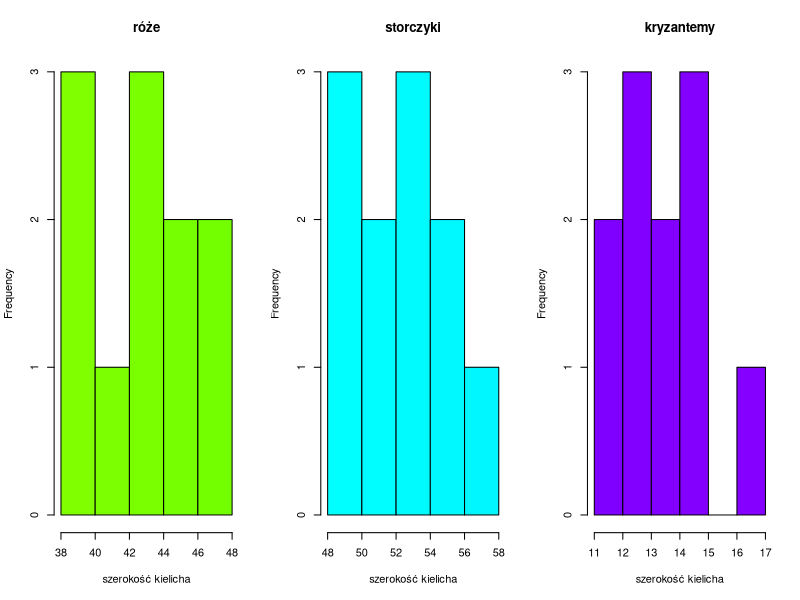
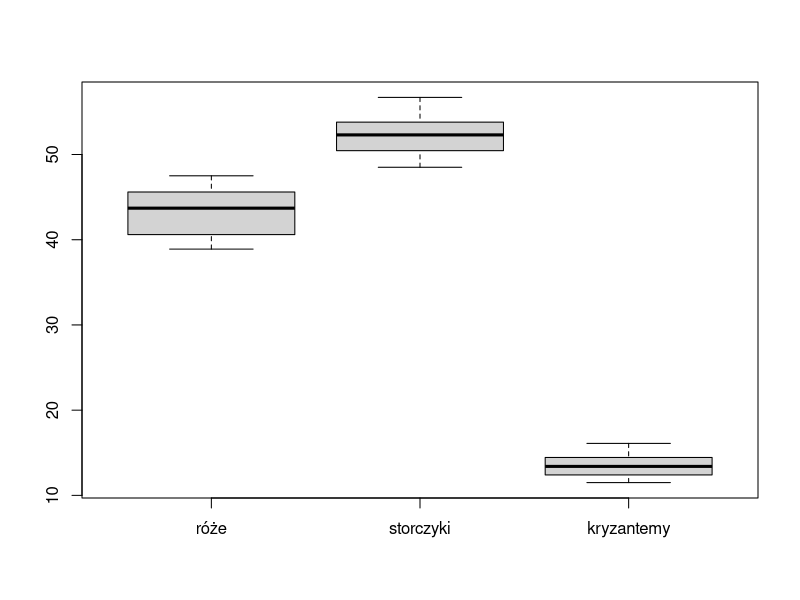
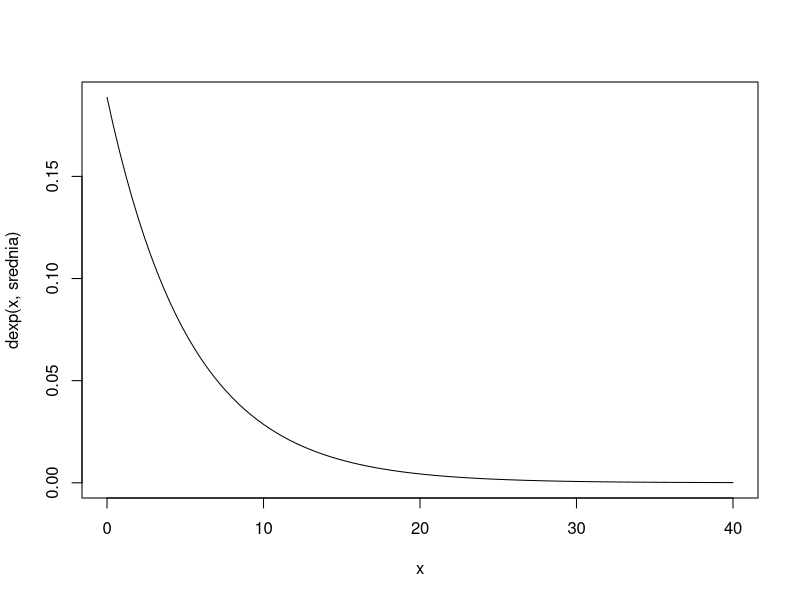
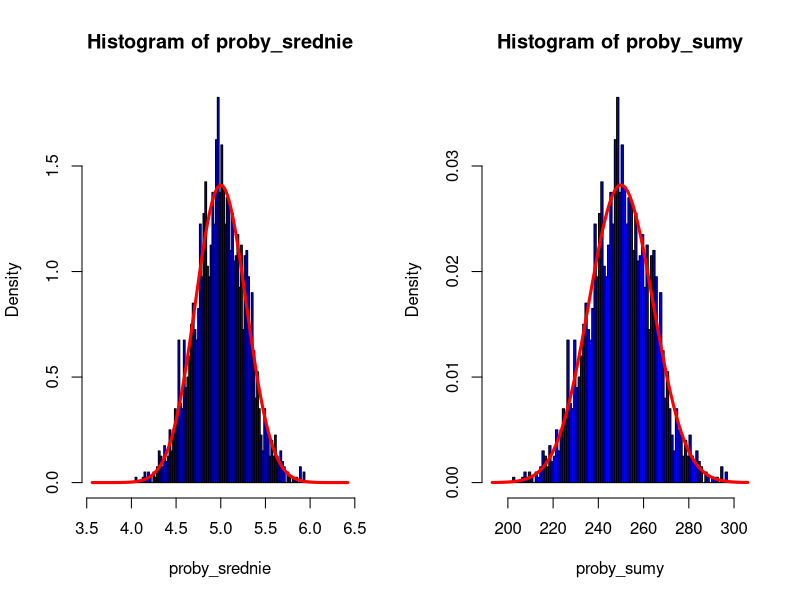

These figures' R source, in order:
# 1
IrisSepalWidth = read.csv("ai1/IrisSepalWidth.csv", sep = ";", dec = ".")

#a)
for (i in 1:length(colnames(IrisSepalWidth))) {
  print(paste("dane dla: ", colnames(IrisSepalWidth)[i]))
  print(paste("srednia: ", mean(IrisSepalWidth[, i])))
  print(paste("mediana: ", median(IrisSepalWidth[, i])))
  print(paste("kwantyl 1: ", quantile(IrisSepalWidth[, i], prob = c(0.25))))
  print(paste("kwantyl 3: ", quantile(IrisSepalWidth[, i], prob = c(0.75))))
  print(paste("odchylenie standardowe: ", sd(IrisSepalWidth[, i])))
  wsp_zmiennosci = sd(IrisSepalWidth[, i]) / mean(IrisSepalWidth[, i])
  print(paste("wspolczynnik zmiennosci: ", wsp_zmiennosci))
  print("====================================================")
}

#b)
par(mfrow = c(1, 3))
for (i in 1:length(colnames(IrisSepalWidth))) {
  hist(
    IrisSepalWidth[, i],
    freq = T,
    main = colnames(IrisSepalWidth)[i],
    col = rainbow(360, 1, 1, i / 4),
    xlab = "szerokość kielicha"
  )
}


# table(cut(IrisSepalWidth[, 1], breaks = seq(from = 0, to = 50, by = 10)))

#c)

par(mfrow = c(1, 1))
boxplot(IrisSepalWidth)


# 2
p = 0.3
n = 10
#a)
# i dokladnie 4
dbinom(4, n, p)
# ii co najmniej 5
1 - pbinom(5 - 1, n, p)
# iii mniej niz 3
pbinom(2, n, p)

#b)
n * p

#c)
sqrt(n * p * (1 - p))

# 3
srednia = 1 / 5.3
#a)
par(mfrow = c(1, 1))
curve(dexp(x, srednia), from = 0, to = 40)

#b)
#i
1 - pexp(10, srednia)
#ii
pexp(10, srednia) - pexp(5, srednia)
#iii
integrate(
  function(x) {
    dexp(x, srednia)
  },
  lower = 10,
  upper = Inf
)
integrate(
  function(x) {
    dexp(x, srednia)
  },
  lower = 5,
  upper = 10
)

# 4
srednia = 5
sr_odch = 2
#a)
#i
pnorm(5.1, srednia, sr_odch / sqrt(50)) -
  pnorm(4.8, srednia, sr_odch / sqrt(50))
#ii
pnorm(60 * 4, srednia * 50, sqrt(50) * sr_odch)

#b)
proby = replicate(2000, rnorm(50, srednia, sr_odch))

proby_srednie = colMeans(proby)

proby_sumy = colSums(proby)
par(mfrow=c(1,2))
hist(
  proby_srednie,
  breaks = seq(
    from = min(proby_srednie) - 0.5,
    to = max(proby_srednie) + 0.5,
    by = 0.02
  ),
  freq = F,
  col = "blue"
)

curve(dnorm(x, srednia, sr_odch / sqrt(50)), add = T, lwd = 3, col="red")

hist(
  proby_sumy,
  breaks = seq(
    from = min(proby_sumy) - 10.0,
    to = max(proby_sumy) + 10.0,
    by = 1
  ),
  freq = F,
  col = "blue"
)

curve(dnorm(x, srednia*50, sr_odch * sqrt(50)), add = T, lwd = 3, col="red")

# 5

probki = c(30, 29, 24, 25, 26, 27, 29, 22, 24, 31, 28, 25, 27, 23, 28)

#a)
# populacja = cała produkcja nowego typu betonu
# próba = probki zdefiniowane powyzej (15 probek betonu nowego typu)
# badana cecha = czas schnięcia
#b)
n = length(probki)
x_bar = mean(probki)
s = sd(probki)
alpha = 0.05
t = qt(1 - alpha/2, df = n - 1)
L = x_bar - t * s / sqrt(n)
U = x_bar + t * s / sqrt(n)
c(L, U)

#c)
n = length(probki)
s2 = var(probki)
alpha = 0.04
chi_gorne = qchisq(1 - alpha/2, df = n - 1)
chi_dolne = qchisq(alpha/2, df = n - 1)
L = (n - 1) * s2 / chi_gorne
U = (n - 1) * s2 / chi_dolne
c(L, U)

# 6
x = 120
n = 1000
#a)
x/n

#b)

p_hat <- x / n
alpha <- 0.1
z <- qnorm(1 - alpha/2)
SE <- sqrt(p_hat * (1 - p_hat) / n)
L <- p_hat - z * SE
U <- p_hat + z * SE
c(L, U)

#c)
alpha <- 0.05
E <- 0.04
p <- 0.12
z <- qnorm(1 - alpha/2)
n_min <- z^2 * p * (1 - p) / E^2
ceiling(n_min)
